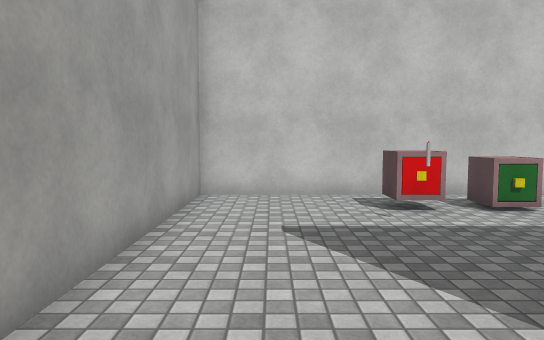
view 1 (above)

12 first-person views from a walk through a Unity game level. The camera is 1.4 m above the floor, tilts 4° down and sees 70° across. The floor is counted in squares, 1 m on a side. Each view is taken from the middle of a square. On the plan, view 1 faces up. The plan holds only what a view shows up to about 16 squares ahead; the rest is blank. The place goes on beyond the plan. The player is left out. Some animated figures are left out. Door leaves are left out, so doorways stand open. Surface patterns are stand-ins for the level's own textures.

view 2
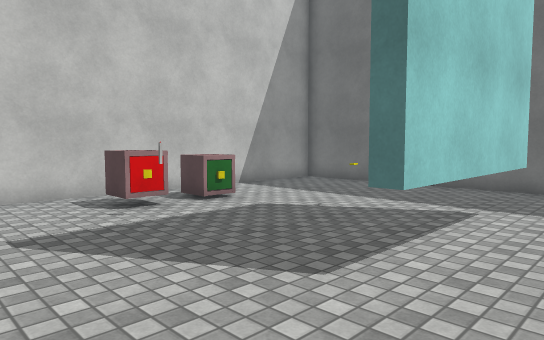

view 3
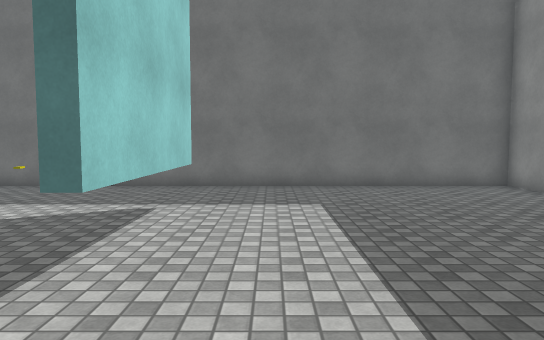

view 4
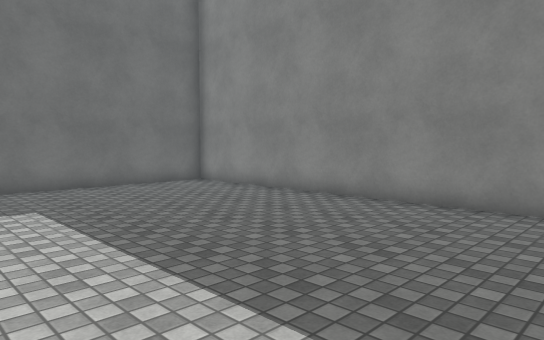

view 5
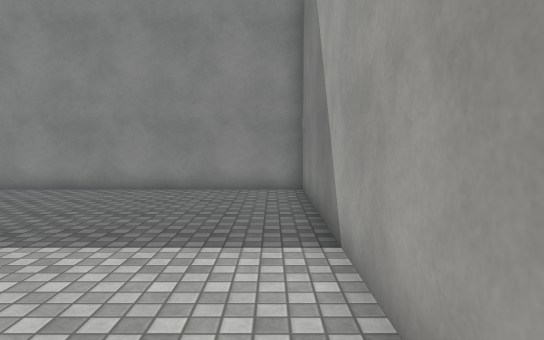

view 6
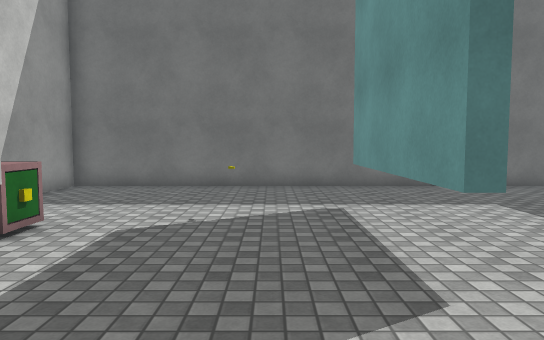

view 7
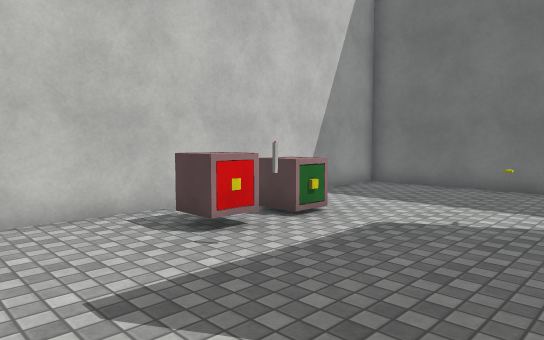

view 8
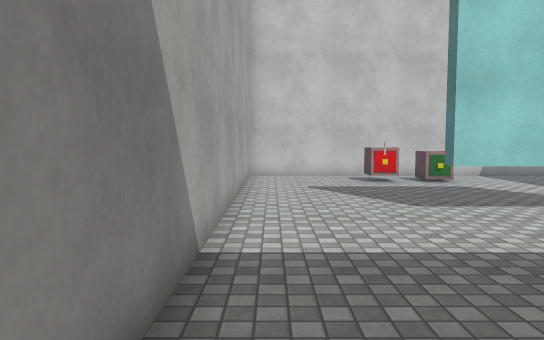

view 9
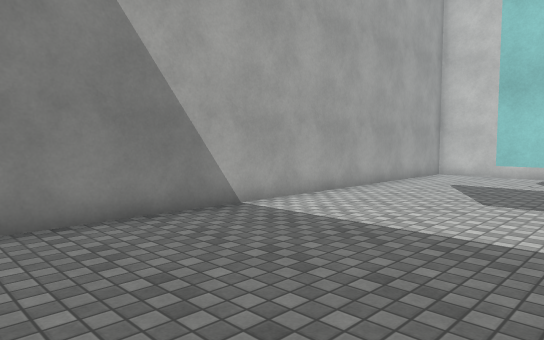

view 10
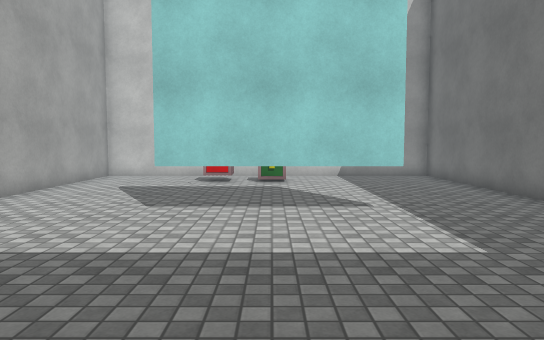

view 11
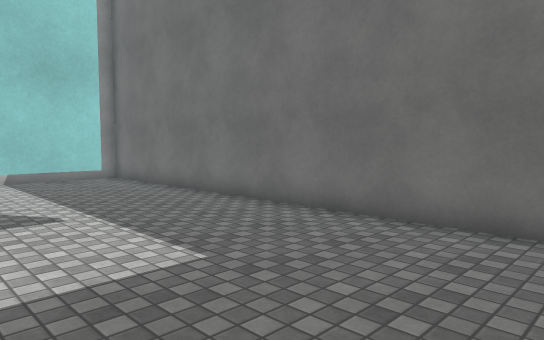

view 12
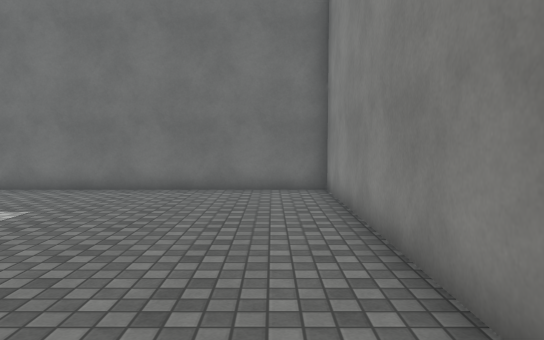

### Floor plan
Key: @ floor where view 1 was taken; # wall or solid block; . floor; D open door; T thing the floor can be seen under or through; O other object.
Columns run from 2 left of view 1 to 12 right of it. Each row starts with its distance up from view 1.
 11 ###############
 10 #.............#
  9 #....O.O......#
  8 #....O.O.D....#
  7 #.......DD....#
  6 #.............#
  5 #.............#
  4 #.............#
  3 #.............#
  2 #....TTTTT....#
  1 #.............#
  0 #.@...........#
 -1 #.............#
 -2 #.............#
 -3 #.............#
 -4 #.............#
 -5 #.............#
 -6 #.............#
 -7 #.............#
 -8 ###############

Where each view was taken, in squares from view 1:
view 1: 0 up, 0 right, facing up
view 2: 0 up, 1 left, facing up-right
view 3: 0 up, 1 left, facing right
view 4: 1 up, 1 left, facing down-right
view 5: 4 up, 1 left, facing down
view 6: 4 up, 1 left, facing right
view 7: 3 up, 1 left, facing up-right
view 8: 6 down, 1 left, facing up
view 9: 7 down, 5 right, facing up-left
view 10: 6 down, 5 right, facing up
view 11: 5 down, 5 right, facing up-right
view 12: 6 down, 0 right, facing right
